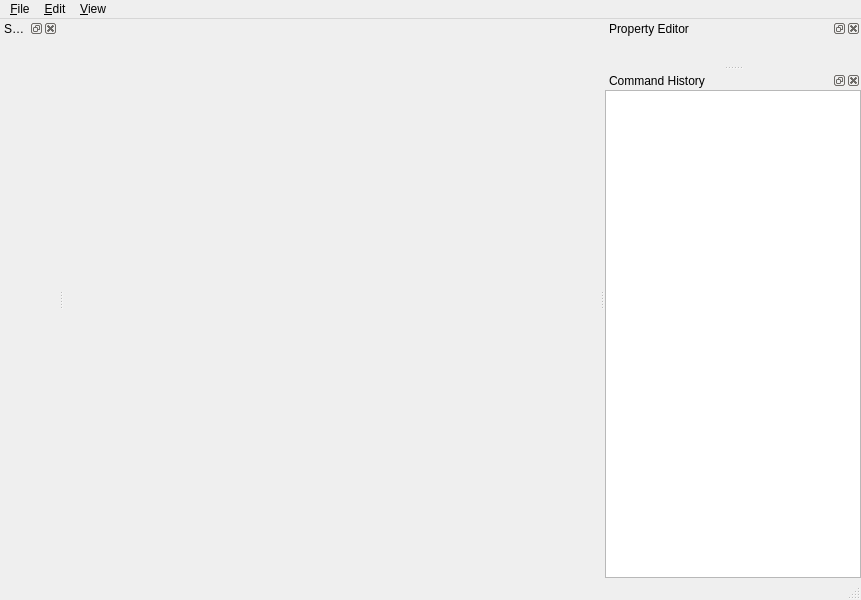
<?xml version="1.0" encoding="UTF-8"?>
<ui version="4.0">
 <class>MainWindow</class>
 <widget class="QMainWindow" name="MainWindow">
  <property name="geometry">
   <rect>
    <x>0</x>
    <y>0</y>
    <width>861</width>
    <height>600</height>
   </rect>
  </property>
  <property name="windowTitle">
   <string>MainWindow</string>
  </property>
  <widget class="QWidget" name="centralwidget">
   <layout class="QHBoxLayout" name="horizontalLayout">
    <property name="margin">
     <number>0</number>
    </property>
    <item>
     <widget class="GLWidget" name="glwidget" native="true">
      <property name="minimumSize">
       <size>
        <width>0</width>
        <height>0</height>
       </size>
      </property>
     </widget>
    </item>
   </layout>
  </widget>
  <widget class="QMenuBar" name="menubar">
   <property name="geometry">
    <rect>
     <x>0</x>
     <y>0</y>
     <width>861</width>
     <height>21</height>
    </rect>
   </property>
   <widget class="QMenu" name="menuFile">
    <property name="title">
     <string>&amp;File</string>
    </property>
    <addaction name="actionNewScene"/>
    <addaction name="separator"/>
    <addaction name="actionExit"/>
   </widget>
   <widget class="QMenu" name="menuView">
    <property name="title">
     <string>&amp;View</string>
    </property>
    <addaction name="actionViewSceneExplorer"/>
    <addaction name="actionViewPropertyEditor"/>
    <addaction name="actionViewCommandHistory"/>
   </widget>
   <widget class="QMenu" name="menuEdit">
    <property name="title">
     <string>&amp;Edit</string>
    </property>
    <addaction name="actionEditUndo"/>
    <addaction name="actionEditRedo"/>
   </widget>
   <addaction name="menuFile"/>
   <addaction name="menuEdit"/>
   <addaction name="menuView"/>
  </widget>
  <widget class="QStatusBar" name="statusbar"/>
  <widget class="QDockWidget" name="dockSceneExplorer">
   <property name="windowIcon">
    <iconset resource="../../resources/resources.qrc">
     <normaloff>:/icons/scene-hierarchy.png</normaloff>:/icons/scene-hierarchy.png</iconset>
   </property>
   <property name="windowTitle">
    <string>Scene Explorer</string>
   </property>
   <attribute name="dockWidgetArea">
    <number>1</number>
   </attribute>
   <widget class="FilteredTree" name="sceneExplorer"/>
  </widget>
  <widget class="QDockWidget" name="dockPropertyEditor">
   <property name="windowIcon">
    <iconset resource="../../resources/resources.qrc">
     <normaloff>:/icons/properties.png</normaloff>:/icons/properties.png</iconset>
   </property>
   <property name="windowTitle">
    <string>Property Editor</string>
   </property>
   <attribute name="dockWidgetArea">
    <number>2</number>
   </attribute>
   <widget class="FilteredTree" name="propertyEditor"/>
  </widget>
  <widget class="QDockWidget" name="dockCommandHistory">
   <property name="windowTitle">
    <string>Command History</string>
   </property>
   <attribute name="dockWidgetArea">
    <number>2</number>
   </attribute>
   <widget class="QUndoView" name="commandHistory"/>
  </widget>
  <action name="actionNewScene">
   <property name="icon">
    <iconset resource="../../resources/resources.qrc">
     <normaloff>:/icons/scene.png</normaloff>:/icons/scene.png</iconset>
   </property>
   <property name="text">
    <string>New Scene</string>
   </property>
   <property name="shortcut">
    <string>Ctrl+N</string>
   </property>
  </action>
  <action name="actionExit">
   <property name="icon">
    <iconset>
     <normaloff>:/icons/icons/power-off.png</normaloff>:/icons/icons/power-off.png</iconset>
   </property>
   <property name="text">
    <string>Exit</string>
   </property>
  </action>
  <action name="actionInsertNode">
   <property name="icon">
    <iconset resource="../../resources/resources.qrc">
     <normaloff>:/icons/node-add.png</normaloff>:/icons/node-add.png</iconset>
   </property>
   <property name="text">
    <string>New...</string>
   </property>
   <property name="toolTip">
    <string>Create a new node...</string>
   </property>
  </action>
  <action name="actionRemoveNode">
   <property name="icon">
    <iconset resource="../../resources/resources.qrc">
     <normaloff>:/icons/node-remove.png</normaloff>:/icons/node-remove.png</iconset>
   </property>
   <property name="text">
    <string>Delete</string>
   </property>
   <property name="toolTip">
    <string>Deletes the selected node.</string>
   </property>
  </action>
  <action name="actionAquirePrimaryCamera">
   <property name="icon">
    <iconset resource="../../resources/resources.qrc">
     <normaloff>:/icons/camera-enable.png</normaloff>:/icons/camera-enable.png</iconset>
   </property>
   <property name="text">
    <string>Activate Camera</string>
   </property>
   <property name="toolTip">
    <string>Select this camera as the primary camera.</string>
   </property>
  </action>
  <action name="actionReleasePrimaryCamera">
   <property name="icon">
    <iconset resource="../../resources/resources.qrc">
     <normaloff>:/icons/camera-disable.png</normaloff>:/icons/camera-disable.png</iconset>
   </property>
   <property name="text">
    <string>Deactivate Active Camera</string>
   </property>
   <property name="toolTip">
    <string>Releases the camera from being the active camera.</string>
   </property>
  </action>
  <action name="actionViewSceneExplorer">
   <property name="checkable">
    <bool>true</bool>
   </property>
   <property name="checked">
    <bool>false</bool>
   </property>
   <property name="icon">
    <iconset resource="../../resources/resources.qrc">
     <normaloff>:/icons/scene-hierarchy.png</normaloff>:/icons/scene-hierarchy.png</iconset>
   </property>
   <property name="text">
    <string>Scene E&amp;xplorer</string>
   </property>
   <property name="toolTip">
    <string>Toggles the Scene Explorer tool window.</string>
   </property>
   <property name="statusTip">
    <string>Shows or hides the Scene Explorer tool window.</string>
   </property>
  </action>
  <action name="actionViewPropertyEditor">
   <property name="checkable">
    <bool>true</bool>
   </property>
   <property name="icon">
    <iconset resource="../../resources/resources.qrc">
     <normaloff>:/icons/properties.png</normaloff>:/icons/properties.png</iconset>
   </property>
   <property name="text">
    <string>&amp;Property Editor</string>
   </property>
   <property name="toolTip">
    <string>Toggles the Property Editor tool window.</string>
   </property>
   <property name="statusTip">
    <string>Shows or hides the Property Editor tool window.</string>
   </property>
  </action>
  <action name="actionEditUndo">
   <property name="icon">
    <iconset resource="../../resources/resources.qrc">
     <normaloff>:/icons/edit-undo.png</normaloff>:/icons/edit-undo.png</iconset>
   </property>
   <property name="text">
    <string>&amp;Undo</string>
   </property>
   <property name="toolTip">
    <string>Undo the last executed action.</string>
   </property>
   <property name="shortcut">
    <string>Ctrl+Z</string>
   </property>
  </action>
  <action name="actionEditRedo">
   <property name="icon">
    <iconset resource="../../resources/resources.qrc">
     <normaloff>:/icons/edit-redo.png</normaloff>:/icons/edit-redo.png</iconset>
   </property>
   <property name="text">
    <string>&amp;Redo</string>
   </property>
   <property name="toolTip">
    <string>Redo the last executed action.</string>
   </property>
   <property name="shortcut">
    <string>Ctrl+Y</string>
   </property>
  </action>
  <action name="actionViewCommandHistory">
   <property name="checkable">
    <bool>true</bool>
   </property>
   <property name="icon">
    <iconset resource="../../resources/resources.qrc">
     <normaloff>:/icons/history.png</normaloff>:/icons/history.png</iconset>
   </property>
   <property name="text">
    <string>&amp;Command History</string>
   </property>
   <property name="toolTip">
    <string>Toggles the Command History window.</string>
   </property>
   <property name="statusTip">
    <string>Shows or hides the Command History window.</string>
   </property>
  </action>
 </widget>
 <customwidgets>
  <customwidget>
   <class>GLWidget</class>
   <extends>QWidget</extends>
   <header>gl.glwidget</header>
   <container>1</container>
  </customwidget>
  <customwidget>
   <class>FilteredTree</class>
   <extends>QWidget</extends>
   <header>ui.filteredview</header>
   <container>1</container>
  </customwidget>
  <customwidget>
   <class>QUndoView</class>
   <extends>QWidget</extends>
   <header>PySide.QtGui</header>
   <container>1</container>
  </customwidget>
 </customwidgets>
 <resources>
  <include location="../../resources/resources.qrc"/>
 </resources>
 <connections>
  <connection>
   <sender>actionExit</sender>
   <signal>activated()</signal>
   <receiver>MainWindow</receiver>
   <slot>close()</slot>
   <hints>
    <hint type="sourcelabel">
     <x>-1</x>
     <y>-1</y>
    </hint>
    <hint type="destinationlabel">
     <x>430</x>
     <y>299</y>
    </hint>
   </hints>
  </connection>
  <connection>
   <sender>actionViewSceneExplorer</sender>
   <signal>toggled(bool)</signal>
   <receiver>dockSceneExplorer</receiver>
   <slot>setVisible(bool)</slot>
   <hints>
    <hint type="sourcelabel">
     <x>-1</x>
     <y>-1</y>
    </hint>
    <hint type="destinationlabel">
     <x>39</x>
     <y>300</y>
    </hint>
   </hints>
  </connection>
  <connection>
   <sender>actionViewPropertyEditor</sender>
   <signal>toggled(bool)</signal>
   <receiver>dockPropertyEditor</receiver>
   <slot>setVisible(bool)</slot>
   <hints>
    <hint type="sourcelabel">
     <x>-1</x>
     <y>-1</y>
    </hint>
    <hint type="destinationlabel">
     <x>789</x>
     <y>300</y>
    </hint>
   </hints>
  </connection>
  <connection>
   <sender>actionViewCommandHistory</sender>
   <signal>toggled(bool)</signal>
   <receiver>dockCommandHistory</receiver>
   <slot>setVisible(bool)</slot>
   <hints>
    <hint type="sourcelabel">
     <x>-1</x>
     <y>-1</y>
    </hint>
    <hint type="destinationlabel">
     <x>820</x>
     <y>560</y>
    </hint>
   </hints>
  </connection>
 </connections>
</ui>
